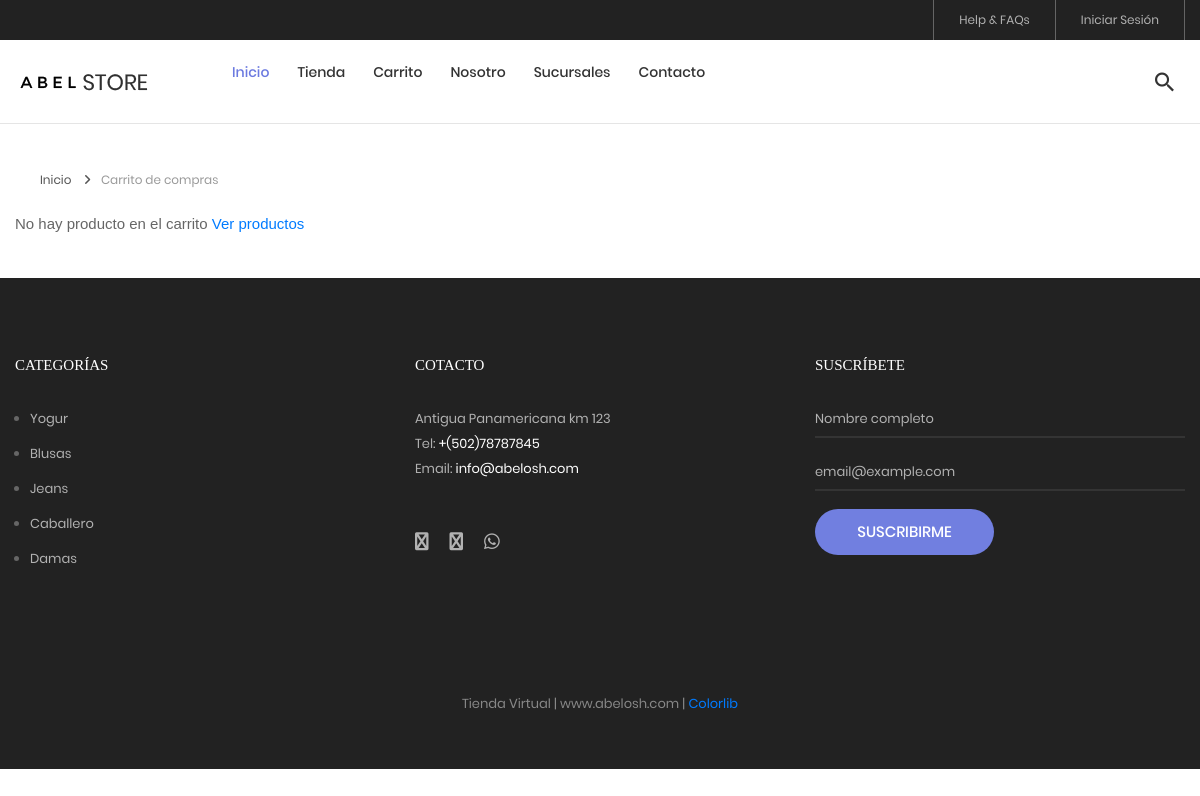
/carrito, run on the app's committed database.
### tables this page shows
CREATE TABLE `categoria` (
  `idcategoria` bigint(20) NOT NULL,
  `nombre` varchar(255) NOT NULL,
  `descripcion` text NOT NULL,
  `portada` varchar(100) NOT NULL,
  `datecreated` datetime NOT NULL DEFAULT current_timestamp(),
  `ruta` varchar(255) NOT NULL,
  `status` int(11) NOT NULL DEFAULT 1
);

### Helpers/Helpers.php (called while the page is built, shortened)
<?php
	function base_url()
	{
		return BASE_URL;
	}
    function footerTienda($data="")
    {
        $view_footer = "Views/Template/footer_tienda.php";
        require_once ($view_footer);
    }
    function getCatFooter(){
        require_once ("Models/CategoriasModel.php");
        $objCategoria = new CategoriasModel();
        $request = $objCategoria->getCategoriasFooter();
        return $request;
    }
    function getInfoPage(int $idpagina){
        require_once("Libraries/Core/Mysql.php");
        $con = new Mysql();
        $sql = "SELECT * FROM post WHERE idpost = $idpagina";
        $request = $con->select($sql);
        return $request;
    }
 ?>

### Libraries/Core/Views.php (called while the page is built)
<?php
	class Views
	{
		function getView($controller,$view,$data="")
		{
			$controller = get_class($controller);
			if($controller == "Home"){
				$view = "Views/".$view.".php";
			}else{
				$view = "Views/".$controller."/".$view.".php";
			}
			require_once ($view);
		}
	}
 ?>

### Controllers/Carrito.php (called while the page is built, shortened)
<?php
	class Carrito extends Controllers{
		public function carrito()
		{
			$data['page_tag'] = NOMBRE_EMPESA.' - Carrito';
			$data['page_title'] = 'Carrito de compras';
			$data['page_name'] = "carrito";
			$this->views->getView($this,"carrito",$data);
		}
	}
 ?>

### index.php (called while the page is built, shortened)
<?php
	require_once("Helpers/Helpers.php");
	require_once("Libraries/Core/Load.php");
 ?>

### Libraries/Core/Conexion.php (called while the page is built)
<?php
class Conexion{
	private $conect;
	public function __construct(){
		$connectionString = "mysql:host=".DB_HOST.";dbname=".DB_NAME.";charset=".DB_CHARSET;
		try{
			$this->conect = new PDO($connectionString, DB_USER, DB_PASSWORD);
			$this->conect->setAttribute(PDO::ATTR_ERRMODE, PDO::ERRMODE_EXCEPTION);
		}catch(PDOException $e){
			$this->conect = 'Error de conexión';
		    echo "ERROR: " . $e->getMessage();
		}
	}
	public function conect(){
		return $this->conect;
	}
}
?>

### Libraries/Core/Mysql.php (called while the page is built, shortened)
<?php
	class Mysql extends Conexion
	{
		private $conexion;
		function __construct()
		{
			$this->conexion = new Conexion();
			$this->conexion = $this->conexion->conect();
		}
		public function select_all(string $query)
		{
			$this->strquery = $query;
        	$result = $this->conexion->prepare($this->strquery);
			$result->execute();
        	$data = $result->fetchall(PDO::FETCH_ASSOC);
        	return $data;
		}
	}
 ?>

### Models/CategoriasModel.php (called while the page is built, shortened)
<?php
	class CategoriasModel extends Mysql
	{
		public function getCategoriasFooter(){
			$sql = "SELECT idcategoria, nombre, descripcion, portada, ruta
					FROM categoria WHERE  status = 1 AND idcategoria IN (".CAT_FOOTER.")";
			$request = $this->select_all($sql);
			if(count($request) > 0){
				for ($c=0; $c < count($request) ; $c++) {
					$request[$c]['portada'] = BASE_URL.'/Assets/images/uploads/'.$request[$c]['portada'];
				}
			}
			return $request;
		}
	}
 ?>

### Views/Template/footer_tienda.php (the view, shortened to what this page needs)
	<?php
		$catFotter = getCatFooter();
	 ?>
	<footer class="bg3 p-t-75 p-b-32">
		<div class="container">
			<div class="row">
				<div class="col-sm-6 col-lg-4 p-b-50">
					<h4 class="stext-301 cl0 p-b-30">
						Categorías
					</h4>
					<?php if(count($catFotter) > 0){ ?>
					<ul>
						<?php foreach ($catFotter as $cat) { ?>
						<li class="p-b-10">
							<a href="<?= base_url() ?>/tienda/categoria/<?= $cat['idcategoria'].'/'.$cat['ruta'] ?>" class="stext-107 cl7 hov-cl1 trans-04">
								<?= $cat['nombre'] ?>
							</a>
						</li>
						<?php } ?>
					</ul>
					<?php } ?>
				</div>
				<div class="col-sm-6 col-lg-4 p-b-50">
					<h4 class="stext-301 cl0 p-b-30">
						Cotacto
					</h4>
					<p class="stext-107 cl7 size-201">
						<?= DIRECCION ?> <br>
						Tel: <a class="linkFooter" href="tel:<?= TELEMPRESA ?>"><?= TELEMPRESA ?></a><br>
						Email: <a class="linkFooter" href="mailto:<?= EMAIL_EMPRESA ?>"><?= EMAIL_EMPRESA ?></a>
					</p>
					<div class="p-t-27">
						<a href="<?= FACEBOOK ?>" target="_blanck" class="fs-18 cl7 hov-cl1 trans-04 m-r-16">
							<i class="fa fa-facebook"></i>
						</a>
						<a href="<?= INSTAGRAM ?>" target="_blanck"  class="fs-18 cl7 hov-cl1 trans-04 m-r-16">
							<i class="fa fa-instagram"></i>
						</a>
						<a href="https://wa.me/<?= WHATSAPP ?>" target="_blanck"  class="fs-18 cl7 hov-cl1 trans-04 m-r-16">
							<i class="fab fa-whatsapp"></i>
						</a>
					</div>
				</div>
				<div class="col-sm-6 col-lg-4 p-b-50">
					<h4 class="stext-301 cl0 p-b-30">
						Suscríbete
					</h4>
					<form id="frmSuscripcion" name="frmSuscripcion">
						<div class="wrap-input1 w-full p-b-4">
							<input class="input1 bg-none plh1 stext-107 cl7" type="text" id="nombreSuscripcion" name="nombreSuscripcion" placeholder="Nombre completo" required>
						</div>
						<br>
						<div class="wrap-input1 w-full p-b-4">
							<input class="input1 bg-none plh1 stext-107 cl7" type="email" id="emailSuscripcion" name="emailSuscripcion" placeholder="email@example.com" required >
						</div>
						<div class="p-t-18">
							<button class="flex-c-m stext-101 cl0 size-103 bg1 bor1 hov-btn2 p-lr-15 trans-04">
								Suscribirme
							</button>
						</div>
					</form>
				</div>
			</div>
			<div class="p-t-40">
				<p class="stext-107 cl6 txt-center">
					<?= NOMBRE_EMPESA; ?> | <?= WEB_EMPRESA; ?> | <a href="https://colorlib.com" target="_blank">Colorlib</a>
				</p>
			</div>
		</div>
	</footer>
</body>
</html>

### Assets/tienda/css/main.css (style rules this page uses)
.container { max-width: 1380px; }
@media (max-width: 1600px) { .container { max-width: 1200px; } }
.container p { margin-bottom: 20px; }
.container ul, .container ol { margin-left: 15px; margin-bottom: 20px; }
.container ul, .container ul li { list-style: initial; }
.cl0 { color: #fff; }
.cl6 { color: #888; }
.cl7 { color: #b2b2b2; }
.stext-101 { font-family: Poppins-Medium; font-size: 15px; line-height: 1.466667; text-transform: uppercase; }
.stext-107 { font-family: Poppins-Regular; font-size: 13px; line-height: 1.923; }
.stext-301 { font-family: Montserrat-Bold; font-size: 15px; line-height: 1.6; text-transform: uppercase; }
.size-103 { min-width: 179px; height: 46px; }
.size-201 { max-width: 270px; }
.bg-none { background-color: transparent; }
.bg1 { background-color: #717fe0; }
.bg3 { background-color: #222; }
.bor1 { border-radius: 23px; }
.wrap-input1 { position: relative; border-bottom: 2px solid rgba(204,204,204, 0.1); }
.input1 { background-color: transparent; width: 100%; }
.linkFooter { color: #FFF !important; }

### data on the page
categoria: nombre "Yogur"
categoria: nombre "Blusas"
categoria: nombre "Jeans"
categoria: nombre "Caballero"
categoria: nombre "Damas"

### other printed values
$data['page_title'] "Carrito de compras"
DIRECCION "Antigua Panamericana km 123"
TELEMPRESA "+(502)78787845"
EMAIL_EMPRESA "info@abelosh.com"
NOMBRE_EMPESA "Tienda Virtual"
WEB_EMPRESA "www.abelosh.com"
